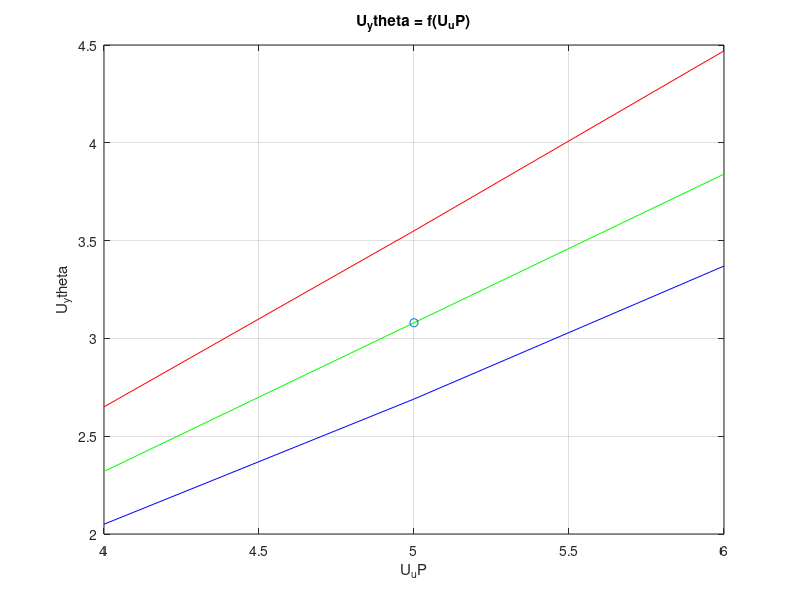
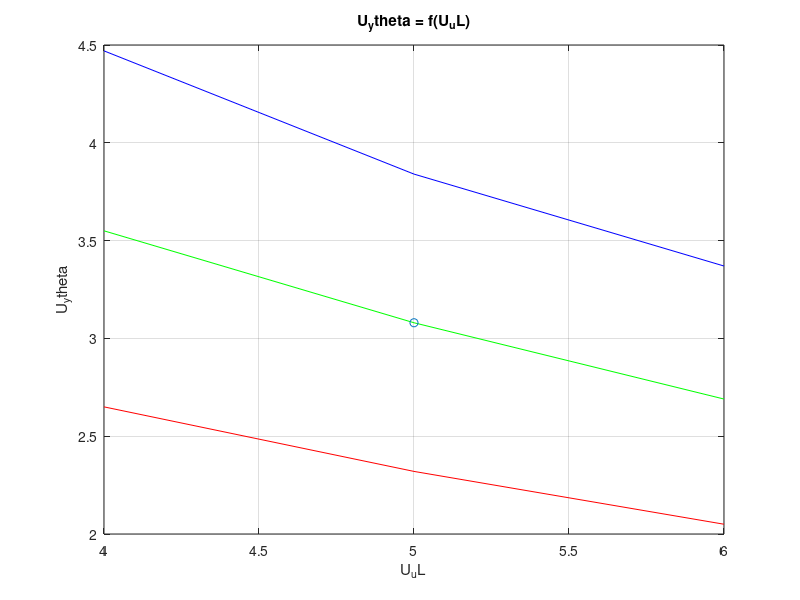

MATLAB code for these plots, in order:
U_uP = [ 4,5,6 ];
U_uL = [ 4,5,6 ];

U_ythetaL4 = [ 2.65,3.55,4.47 ]; % U_uL = 4
U_ythetaL5 = [ 2.32,3.08,3.84 ]; % U_uL = 5
U_ythetaL6 = [ 2.05,2.69,3.37 ]; % U_uL = 6

U_ythetaP4 = [ 2.65,2.32,2.05 ]; % U_uP = 4
U_ythetaP5 = [ 3.55,3.08,2.69 ]; % U_uP = 5
U_ythetaP6 = [ 4.47,3.84,3.37 ]; % U_uP = 6

U_yF = [ 7.22 7.22 7.18 8.81 8.79 8.77 10.60 10.59 10.57 ];

%% Aufgabe 1.1 + 1.3
plot(U_uP, U_ythetaL4,'r');
hold on;
plot(U_uP, U_ythetaL5,'g');
hold on;
plot(U_uP, U_ythetaL6,'b');
hold on;
op1 = interp1(U_uP,U_ythetaL5,5);
plot(5,op1,'o');
hold on;
title('U_ytheta = f(U_uP)')
xlabel('U_uP');
ylabel('U_ytheta');
grid on;

%% Aufgabe 1.2 + 1.3
figure(2);
plot(U_uL, U_ythetaP4,'r');
hold on;
plot(U_uL, U_ythetaP5,'g');
hold on;
plot(U_uL, U_ythetaP6,'b');
hold on;
op2 = interp1(U_uL,U_ythetaP5,5);
plot(5,op2,'o');
hold on;
title('U_ytheta = f(U_uL)')
xlabel('U_uL');
ylabel('U_ytheta');
grid on;
%% aufgabe 1.4 + 1.5
op1
op2
%K_ges = delta_U_ytheta / delta_U_uP;
K_ges2 = (3.84-2.32)/(6-4)

%% 1.4
v = 42;
v0 = 39.3;
v1 = 42.9;
uv0 = 3.08;
uv1= 3.84;

uv = uv0 + (v-v0)*((uv1-uv0)/(v1-v0));
display(uv);


uv0 = 3.08;
uv1 = 3.84;
up0 = 5;
up1 = 6;

up = up0 + (uv-uv0)*((up1-up0)/(uv1-uv0));
display(up);

%% Aufgabe 1.6
% steigend
%Kges = delta_Uxtheta / delta_UyP = (821.9-598.6)/6-4 = 0.7103
K_gesDyn = (821.9+598.6)/ 2
T_g = 35.44;
% T_t = T_u = 2.177

% fallend
K_gesDyn2 = (821.9+598.6)/ 2
T_g2 = 35.44;
% T_t2 = T_u = 2.068 - 0.1088